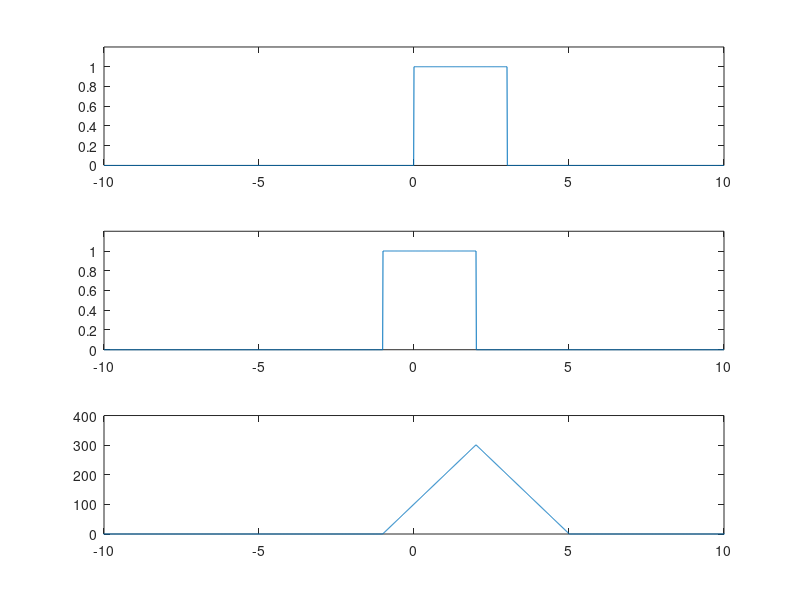

This chart was generated by the following MATLAB code:
fs=100;
t=-10:1/fs:10;
%
x1=[zeros(1,1000),ones(1,301),zeros(1,700)];
subplot(3,1,1);
plot(t,x1);
axis([-10 10 0 1.2]);
%
x2=[zeros(1,900),ones(1,301),zeros(1,800)];
subplot(3,1,2);
plot(t,x2);
axis([-10 10 0 1.2]);
%
ty=-20:1/fs:20;
y=conv(x1,x2);
subplot(3,1,3);
plot(ty,y);
axis([-10 10 0 400]);
